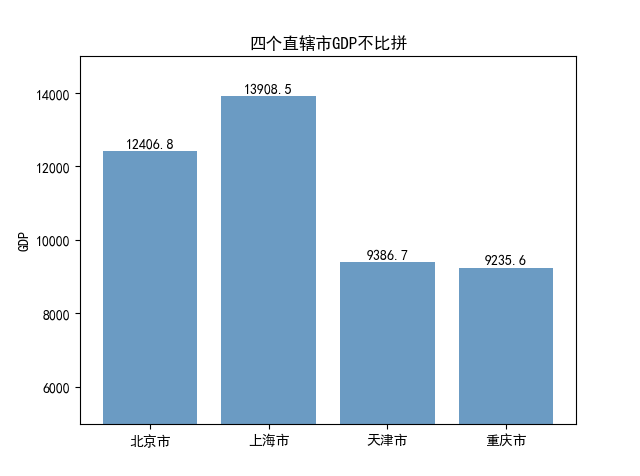

Source code (Python):
#简单垂直条形图

#导入模块
import matplotlib.pyplot as plt
#构建数据
GDP = [12406.8, 13908.54, 9386.7, 9235.6]

#中文乱码处理
plt.rcParams['font.sans-serif'] = ['SimHei']
plt.rcParams['axes.unicode_minus'] = False

#绘图
plt.bar(range(4), GDP, align = 'center', color = 'steelblue', alpha = 0.8)
#添加轴标签
plt.ylabel('GDP')
#添加标题
plt.title('四个直辖市GDP不比拼')
#添加刻度标签
plt.xticks(range(4), ['北京市', '上海市', '天津市', '重庆市'])
#设置Y轴刻度范围
plt.ylim([5000, 15000])

#为每个条形图添加数值标签
for x, y in enumerate(GDP):
	plt.text(x, y + 100, '%s' %round(y, 1), ha = 'center')
#显示图形
plt.show()
